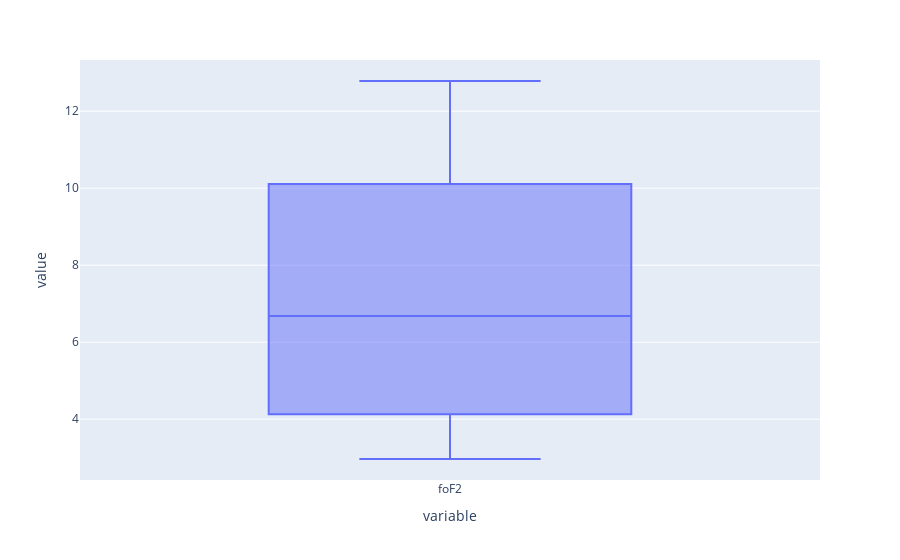

This figure's notebook cell:
### Markdown cell above
# Explore

### Code cell
px.box(data_frame= y)

### Figure 1 — Plotly figure (JSON) as saved in the notebook; plotly's stock layout.template omitted (floating-point values rounded to 4 significant figures; data arrays with more than 128 entries replaced by an {"elided": "..."} marker saying what was removed)
{"data": [{"alignmentgroup": "True", "hovertemplate": "variable=%{x}<br>value=%{y}<extra></extra>", "legendgroup": "", "marker": {"color": "#636efa"}, "name": "", "notched": false, "offsetgroup": "", "orientation": "v", "showlegend": false, "type": "box", "x": {"elided": "795 str values"}, "x0": " ", "xaxis": "x", "y": {"elided": "795 float values"}, "y0": " ", "yaxis": "y"}], "layout": {"boxmode": "group", "legend": {"tracegroupgap": 0}, "margin": {"t": 60}, "xaxis": {"anchor": "y", "domain": [0, 1], "title": {"text": "variable"}}, "yaxis": {"anchor": "x", "domain": [0, 1], "title": {"text": "value"}}}}
